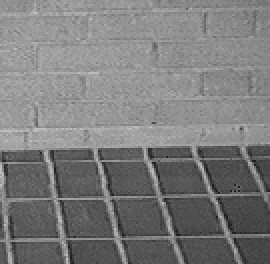
#> input picture Machine-Learning/python_workspace/DIP/Chapter2_1.pgm, 135 x 132 px, found by its file name (shown 2 times larger)
$ python task_2.py
#> lines starting #> are read from the running program, lines starting #| are printed output that depends on the picture; long printed decimals are rounded
# 导包
import cv2
import numpy as np
from matplotlib import pyplot as plt
from math import fabs, sin, cos, radians, log10, sqrt
import scipy.stats as stats

init_img = cv2.imread(r'C:\Users\CZQ\Desktop\Chapter2_1.pgm')
#> init_img is the input picture: shape (132, 135, 3); min 31, max 189, mean 123.6
init_angle = 15
init_height, init_width = init_img.shape[:2]
#> init_height = 132; init_width = 135


def rotated(img, angle, method):
    # 获取宽高,旋转中心
#> called with angle = 15, method = 0
    print(img.shape)
#| (132, 135, 3)
    height, width = img.shape[:2]
#> height = 132; width = 135
    x = width / 2
#> x = 67.5
    y = height / 2
#> y = 66

    # 获取初始旋转矩阵
    # getRotationMatrix2D(旋转中心,旋转角度,缩放比例),变换矩阵,填入到wrapAffine仿射变换的参数)
    # 旋转中选需要采用原图像的中心
    rotate_matrix = cv2.getRotationMatrix2D((x, y), angle, 1)
    print(rotate_matrix)
#| [[  0.9659   0.2588 -14.782]
#|  [ -0.2588   0.9659  19.719]]

    # 计算旋转后的显示范围,加1防止误差丢点
    rotated_height = int(width * fabs(sin(radians(angle))) + height * fabs(cos(radians(angle)))) + 1
#> rotated_height = 163
    rotated_width = int(height * fabs(sin(radians(angle))) + width * fabs(cos(radians(angle)))) + 1
#> rotated_width = 165

    # 修改旋转矩阵
    """
    [cos -sin (1-cos)*x + sin*y
    sin cos  (1-cos)*y - sin*x ]
    """
    rotate_matrix[0, 2] += (rotated_width - width) / 2
    rotate_matrix[1, 2] += (rotated_height - height) / 2

    # 旋转图像
    rotated_img = cv2.warpAffine(img, rotate_matrix, (rotated_width, rotated_height), None, method)
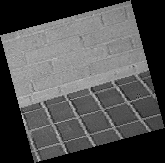
#> rotated_img: shape (163, 165, 3); min 0, max 189, mean 81.9
    return rotated_img


def recovered(img, angle, method):
    # 获取宽高,旋转中心
    print(img.shape)
    height, width = img.shape[:2]
    x = width / 2
    y = height / 2

    # 获取初始旋转矩阵
    # getRotationMatrix2D(旋转中心,旋转角度,缩放比例),变换矩阵,填入到wrapAffine仿射变换的参数)
    # 旋转中选需要采用原图像的中心
    rotate_matrix = cv2.getRotationMatrix2D((x, y), angle, 1)
    print(rotate_matrix)

    # 计算旋转后的显示范围,目标区域不会因为恢复而丢点
    rotated_height = int(width * fabs(sin(radians(angle))) + height * fabs(cos(radians(angle))))
    rotated_width = int(height * fabs(sin(radians(angle))) + width * fabs(cos(radians(angle))))

    # 修改旋转矩阵
    rotate_matrix[0, 2] += (rotated_width - width) / 2
    rotate_matrix[1, 2] += (rotated_height - height) / 2

    # 旋转图像
    rotated_img = cv2.warpAffine(img, rotate_matrix, (rotated_width, rotated_height), None, method)

    # 计算图像起始坐标
    start_width = (len(rotated_img[0]) - len(init_img[0])) >> 1
    start_height = (len(rotated_img) - len(init_img)) >> 1

    print(start_width, start_height, width, height, init_width, init_height)
    print(start_width, start_height, len(rotated_img[0]), len(rotated_img), len(init_img[0]), len(init_img))

    # img[height,width]
    return rotated_img[start_height:start_height + init_height, start_width:start_width + init_width]
    # return rotated_img


# 最近邻 旋转十五度
rotated_img_nearest = rotated(init_img, init_angle, cv2.INTER_NEAREST)
plt.title("nearest_rotated")
plt.imshow(rotated_img_nearest)

$ run again, with Machine-Learning/python_workspace/DIP/Chapter5_1.bmp saved as Machine-Learning/python_workspace/DIP/Chapter2_1.pgm
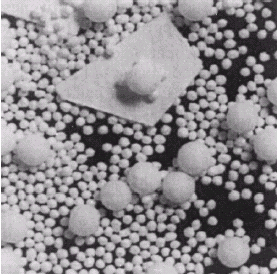
#> input picture Machine-Learning/python_workspace/DIP/Chapter5_1.bmp, 279 x 274 px, found by its file name
#> init_img is the input picture: shape (274, 279, 3); mean B, G, R 143, 139.7, 143
#| (274, 279, 3)
#| [[  0.9659   0.2588 -30.705]
#|  [ -0.2588   0.9659  40.773]]
#> in rotated, `rotated_img = cv2.warpAffine(img, rotate_matrix, (rotated_width, rotat..`:
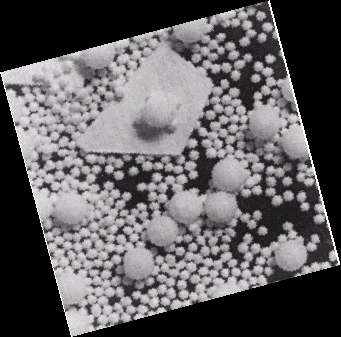
#> rotated_img: shape (337, 341, 3); mean B, G, R 95.1, 92.9, 95.1
